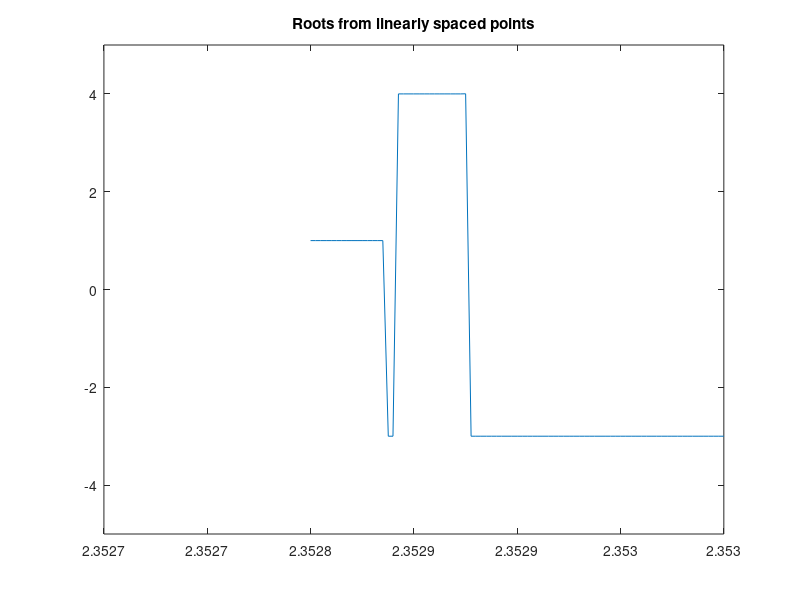

MATLAB code to generate this figure:
poly = [1 -2 -11 12];
rootCheck = roots(poly); % Root check
disp("Roots of the function are:");
disp(rootCheck);

xArray = [2.352875270 2.352841720 2.352837350 2.352836327 2.352836323];
xArrayItr = 1;

% Original Uni X points
for x = [2.352875270 2.352841720 2.352837350 2.352836327 2.352836323] %starting guess
    f = 0.0;
    n = 30;
    for i = 1:n                            %fixed number of iterations 
        f = x^3 - 2*x^2 - 11*x + 12;           %function to be zero
        dfdx = 3*x^2 - 4*x - 11;               %Jacobian matrix
        x = x - f/dfdx;                          %Newton iteration 
    end  
    fprintf('Original guess = %12.9e x = %12.3e  f %8.2e \n',xArray(xArrayItr),x,f)
    xArrayItr = xArrayItr + 1;
end

xArray = linspace(2.3528, 2.3530, 81);
xArrayItr = 1;
finalRoot = zeros(1,81);

% Linear points
for x = xArray %starting guess
    f = 0.0;
    n = 20;
    for i = 1:n                            %fixed number of iterations 
        f = x^3 - 2*x^2 - 11*x + 12;           %function to be zero
        dfdx = 3*x^2 - 4*x - 11;               %Jacobian matrix
        x = x - f/dfdx;                          %Newton iteration 
    end
    finalRoot(xArrayItr) = x;
    xArrayItr = xArrayItr + 1;
end

% Plot linear convergences
plot(xArray, finalRoot);
ylim([-5 5]);
title("Roots from linearly spaced points");
     